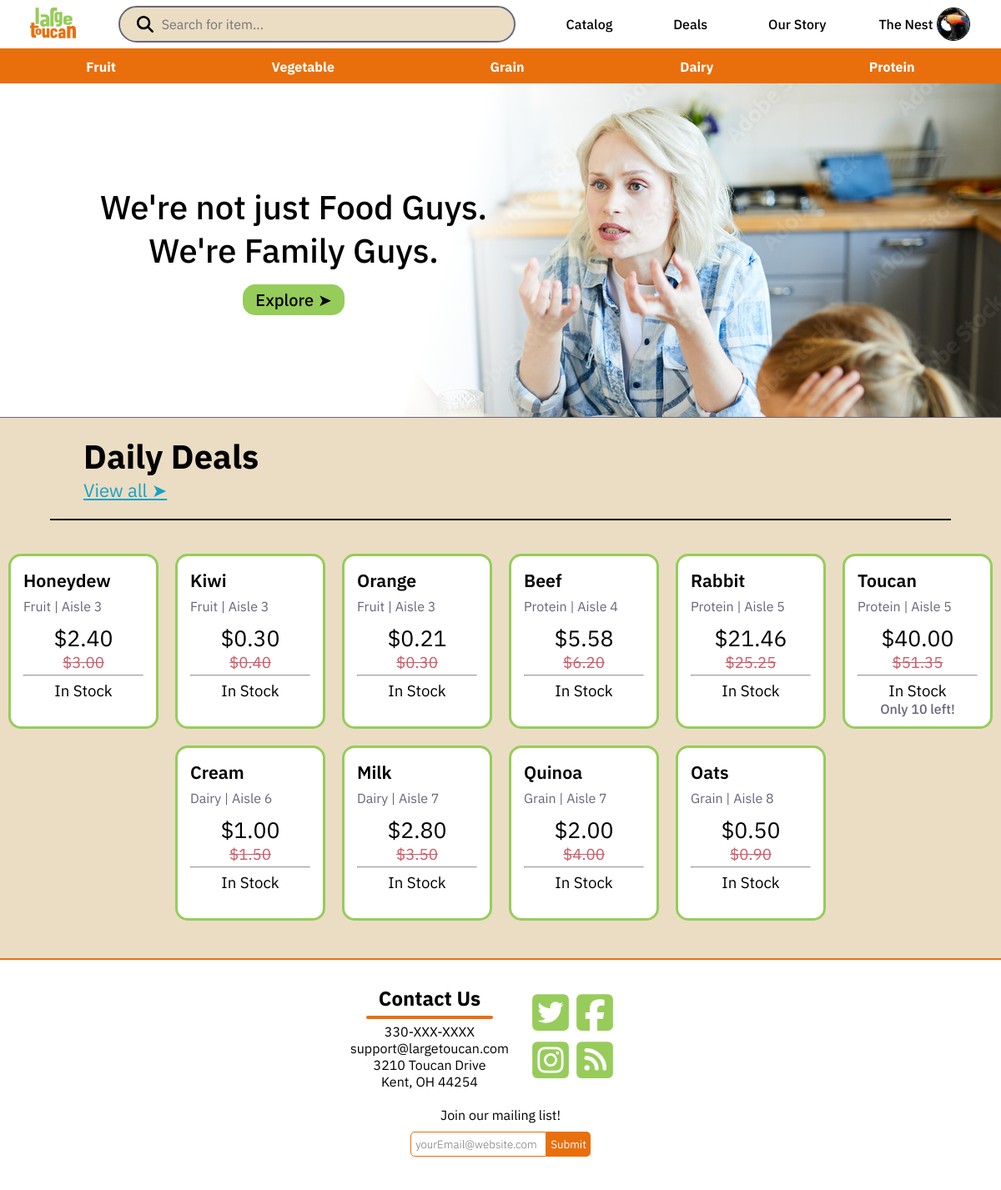
The page /public_html/largeToucan/index.php on the database its author committed.
### tables this page shows
create table discount
    (discount_ID    varchar(6) check (discount_ID like 'd_____'),
     product_ID     varchar(7) check (product_ID like 'pr_____'),
     type           varchar(20) check (type like 'percent_off' or type like 'new_value'),
     value          numeric(10,2),
     start_date     date,
     end_date       date,
     primary key (discount_ID),
     foreign key (product_ID) references product (product_ID)
    );

create table product
    (product_ID         varchar(7) check (product_ID like 'pr_____'),
     product_name       varchar(50),
     category           varchar(50),
     quantity_in_stock  numeric(10),
     aisle_location     numeric(2),
     price              numeric(10,2) check (price > 0),
     primary key (product_ID)
    );

### public_html/largeToucan/index.php (the view, shortened to what this page needs)
<!DOCTYPE html>
<?php
include '../../phpconfig/config.inc';
?>
<html lang="en-US">
<head>
	<link rel="stylesheet" href="style.css" type="text/css">
</head>
<body>
<main>
<?php echo $html = file_get_contents('header.html')?>
	<div id="deptNav">
		<div><a href="search.php">Fruit</a></div>
		<div><a href="search.php">Vegetable</a></div>
		<div><a href="search.php">Grain</a></div>
		<div><a href="search.php">Dairy</a></div>
		<div><a href="search.php">Protein</a></div>
	</div>
	<div id="splash">
	<div id="splashGradient">
		<div id="splashContent">
			<p>We're not just Food Guys.<br>We're Family Guys.</p>
			<a href="search.php">Explore ➤</a>
		</div>
		</div>
	</div>
	<div id="deals">
		<div id="dailyDealsHeader">
			<div>Daily Deals</div>
			<div id="dealsViewAll"><a href="search.php?d=true">View all ➤</a></div>
		</div>
		<hr id ="dealsSeperator">
		<div id="dealsContainer">
		<?php
		$conn = new mysqli($servername, $username, $password, $dbname);
		if ($conn->connect_error) {
			for ($i = 0; $i < 10; $i++) {
				echo "<div class=\"dealBox\">
				<a href=\"search.php\">
				<div class=\"dealPic\"><img src=\"img/peanut.jpg\"></div>
				<hr>
				<div class=\"dealItemName\">peanuts</div>
				<div class=\"dealPrice\">$1.99 <s>$2.00</s></div>
				</a>
				</div>";
			}
		}
		else {
			$sqlstatement = "SELECT product.product_ID, type, value, product_name, category, aisle_location, price, quantity_in_stock FROM discount JOIN product ON discount.product_ID = product.product_ID";
			$result = $conn->query($sqlstatement);
			while($row = $result->fetch_assoc()) {
				echo "<div class=\"resultBox\"><p class=\"resultName\">".$row["product_name"]."</p>";
				echo "<p class=\"resultLocation\">".$row["category"]." | Aisle ".$row["aisle_location"]."</p>";
				$newPrice = null;
					if($row["type"] == "new_value") {
						$newPrice = $row["value"];
					}
					else if($row["type"] == "percent_off"){
						$newPrice = number_format(round(
													   ($row["price"] - ($row["value"] * $row["price"]))
													    , 2),
									              2, '.', '');
				}
				if ($newPrice == null) {
					echo "<p class=\"resultPrice\">$".$row["price"]."</p>";
				}
				else {
					echo "<p class=\"resultPrice\">$".$newPrice." <s>$".$row["price"]."</s></p>";
				}
				echo "<hr><div class=\"resultStock\"><p>";
				if ($row["quantity_in_stock"] > 0) {
					echo "In Stock";
					if ($row["quantity_in_stock"] < 20) {
						echo "</p><p class=\"resultLimited\">Only ".$row["quantity_in_stock"]." left!";
					}
				}
				else {
					echo "Out of Stock!";
				}
				echo "</p></div></div>";
			}
		}
		?>
	</div>
	</div>
	<?php echo $html = file_get_contents('footer.html')?>
</main>
</body>
</html>

### rows shown on the page
discount: product_ID.product_name "Honeydew", product_ID.category "Fruit", product_ID.aisle_location "3", newPrice "2.40", product_ID.price "3.00"
discount: product_ID.product_name "Kiwi", product_ID.category "Fruit", product_ID.aisle_location "3", value "0.30", product_ID.price "0.40"
discount: product_ID.product_name "Orange", product_ID.category "Fruit", product_ID.aisle_location "3", newPrice "0.21", product_ID.price "0.30"
discount: product_ID.product_name "Beef", product_ID.category "Protein", product_ID.aisle_location "4", newPrice "5.58", product_ID.price "6.20"
discount: product_ID.product_name "Rabbit", product_ID.category "Protein", product_ID.aisle_location "5", newPrice "21.46", product_ID.price "25.25"
discount: product_ID.product_name "Toucan", product_ID.category "Protein", product_ID.aisle_location "5", value "40.00", product_ID.price "51.35", product_ID.quantity_in_stock "10"
discount: product_ID.product_name "Cream", product_ID.category "Dairy", product_ID.aisle_location "6", value "1.00", product_ID.price "1.50"
discount: product_ID.product_name "Milk", product_ID.category "Dairy", product_ID.aisle_location "7", newPrice "2.80", product_ID.price "3.50"
discount: product_ID.product_name "Quinoa", product_ID.category "Grain", product_ID.aisle_location "7", newPrice "2.00", product_ID.price "4.00"
discount: product_ID.product_name "Oats", product_ID.category "Grain", product_ID.aisle_location "8", value "0.50", product_ID.price "0.90"
